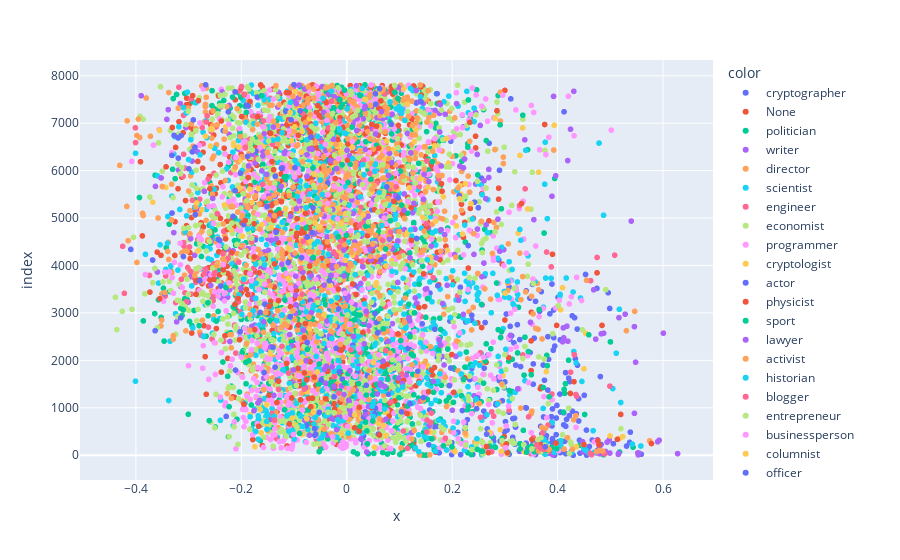

Notebook code cell kept with this figure:
### Code cell
ex.scatter(components[:, 0], components[:, 1], color=df.occupation)
